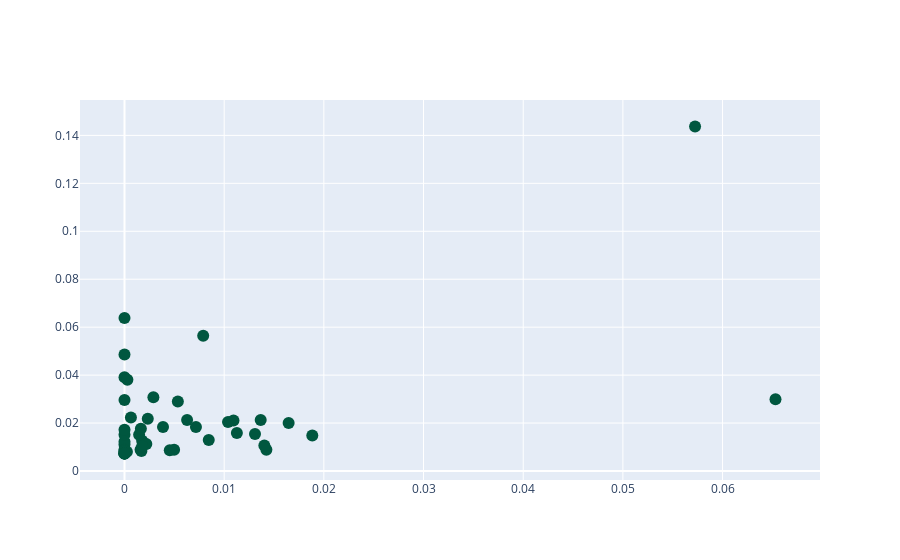

Notebook code for this chart:
### Code cell
plot_actor_analysis_plotly(df_list[3])

### Figure 1 — Plotly figure (JSON) as saved in the notebook; plotly's stock layout.template omitted (floating-point values rounded to 4 significant figures)
{"data": [{"marker": {"color": "#00573f", "size": 12}, "mode": "markers", "text": ["Marriott", "VirginExp", "hmvtweets", "Incentivehub", "BBCBreaking", "riverisland", "Twitter", "Dorothy_Perkins", "Argos_Online", "BouxAvenue", "hsamueljeweller", "champneys", "PizzaExpress", "superdrug", "MissSelfridge", "HarveyNichols", "houseoffraser", "Homebase_uk", "Love2shop_UK", "RewardSolutions", "Waterstones", "SpafinderEurope", "Topman", "curryspcworld", "Goldsmithsuk", "marksandspencer", "waitrose", "mothercareuk", "WarehouseUK", "Halfords_uk", "MumsnetTowers", "RedLetterDaysUK", "ejonesjewellers", "WHSmith", "Gap", "Matalan", "newlook", "DixonsOnline", "TKMaxx_UK", "Spafinder", "OasisFashion", "AmazonUK"], "type": "scatter", "x": [0, 0.00161, 0, 0.01884, 0, 0.00628, 0, 0.01366, 0, 0.004542, 0.004976, 0.01093, 0.002899, 0.001771, 0.01039, 0.001465, 0.06531, 0.0002415, 0, 0.01424, 0, 0.01647, 0.007166, 0.003865, 0.0006441, 0, 0.007896, 0, 0.0002899, 0, 0.00219, 0.008451, 0.05724, 0.01403, 0.001696, 0.01127, 0, 0, 0.005351, 0.002335, 0, 0.001777, 0.001643, 0.01309, 0, 0, 0], "y": [0.01109, 0.008888, 0.01219, 0.01486, 0.06382, 0.02133, 0.04857, 0.02128, 0.03916, 0.008711, 0.008895, 0.02104, 0.03077, 0.01262, 0.02043, 0.01509, 0.02997, 0.007999, 0.007309, 0.008888, 0.008888, 0.02003, 0.0184, 0.01833, 0.02232, 0.007996, 0.05646, 0.007309, 0.03808, 0.008313, 0.0113, 0.01292, 0.1437, 0.01064, 0.008393, 0.01582, 0.01517, 0.007309, 0.02904, 0.02179, 0.01719, 0.01036, 0.01768, 0.0154, 0.007309, 0.02964, 0.007309]}], "layout": {"autosize": true, "xaxis": {"autorange": true, "range": [-0.004269, 0.06958], "type": "linear"}, "yaxis": {"autorange": true, "range": [-0.005255, 0.1563], "type": "linear"}}}
